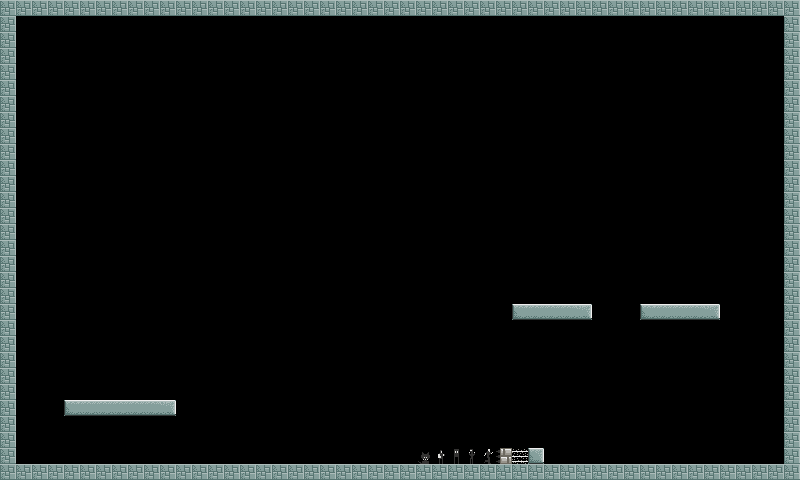

Rendered tile map (Tiled .tmx) drawn with the repository's tilesets; below, a short description and the map source with its tile grids summarised:
An orthogonal 50x30 tile map with 16x16 px tiles, 1 tile layer (walls), 2 tilesets and 7 objects (6x target, cannon_position).

<map version="1.0" orientation="orthogonal" width="50" height="30" tilewidth="16" tileheight="16">
 <tileset firstgid="1" name="walls" tilewidth="16" tileheight="16">
  <image source="walls.png" width="128" height="80" />
 </tileset>
 <tileset firstgid="41" name="target" tilewidth="32" tileheight="32">
  <image source="target.png" width="32" height="32" />
 </tileset>
 <objectgroup name="targets" width="50" height="30">
  <object type="target" gid="41" x="624" y="256" />
  <object type="target" gid="41" x="624" y="192" />
  <object type="target" gid="41" x="624" y="128" />
  <object type="target" gid="41" x="560" y="256" />
  <object type="target" gid="41" x="560" y="128" />
  <object type="target" gid="41" x="560" y="192" />
 </objectgroup>
 <layer name="walls" width="50" height="30">
  <properties>
   <property name="tileset" value="walls" />
  </properties>
  <data>[1500 cells, 181 non-empty, 12 distinct tile ids]</data>
 </layer>
 <objectgroup name="cannon" width="50" height="30">
  <object name="position" type="cannon_position" x="112" y="384" width="16" height="16" />
 </objectgroup>
</map>